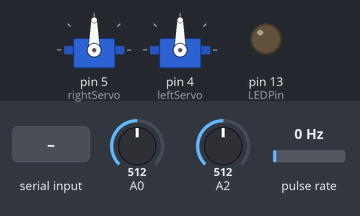
The sketch below on a simulated Arduino Uno, built with avr-gcc and run on an emulated ATmega328P. Parts: 2 × servo, output pins drawn as LEDs (lit = HIGH). Wiring (inferred from the names in the program): pulse sensor: data pin 8. The inputs (shaded band) are chosen by the test bench; at power-on: pulse rate 0 Hz, A0 = 512, A2 = 512. What the sketch prints to the serial monitor is not drawn.

Above: at 1.2 s.
1.3 s: "1" received over the second serial link
At 2.2 s:
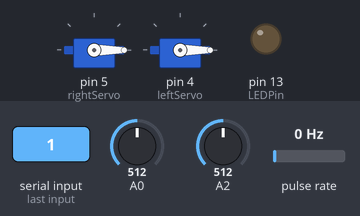
2.8 s: "2" received over the second serial link
At 3.2 s:
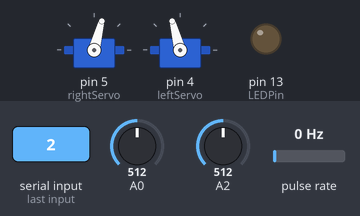
4.3 s: "3" received over the second serial link
At 5.0 s:
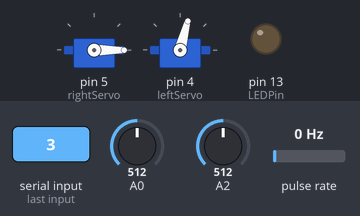
5.8 s: pulse rate (sensor on pin 8) set to 2 Hz
Timing chart, 0 to 8.8 s (numbered marks = the images above; inputs shaded):
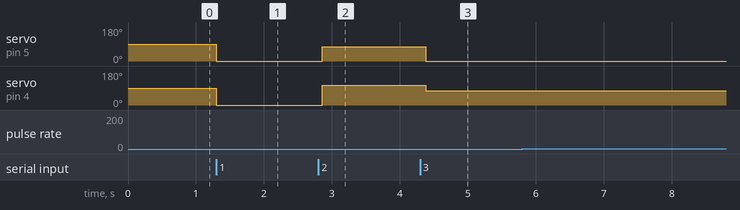

The sketch:

SecondSlaveRobot.ino
```cpp
/*Abedallah Abedrabbah
 *CL
 *
 *Capstone
 *Slave Robot One Software to run
 *
 *Values for line sensors:
 *sensorMiddle >= 85
 *sensorLeft >= 89
 *sensorRight >= 91
 *
 *Ping sensor value:
 *max = 25
 *min = 0
 *echo = 7
 *trig = 6
 */

//PROGRAM TO DRIVE ROBOT THROUGH COURSE WITH LINE SENSORS AND PING SENSORS
#include <PWMServo.h>
// We'll use SoftwareSerial to communicate with the XBee:
#include <AltSoftSerial.h>
#include <EnableInterrupt.h>
AltSoftSerial XBee(2, 3); // TX, RX
#define echoPin 7 // Echo Pin
#define trigPin 6 // Trigger Pin
#define LEDPin 13 // Onboard LED
uint8_t encoder = 8;  //is set high or low from
char MasterControl;
PWMServo rightServo;
PWMServo leftServo;
//For Motor
int angle = 0;   // servo position in degrees
//For Ping Sensor
int maximumRange = 25; // Maximum range needed
int minimumRange = 0;  // Minimum range needed
double duration;       // Duration used to calculate distance
int distance;
int sensorMiddle;      //reads the input on analog pin 1
int sensorRight;       //reads the input on analog pin 2
int sensorLeft;        //reads the input on analog pin 1
int counter;
int count = 0;
void setup()
{
  rightServo.attach(5); //pin 5
  leftServo.attach(4); //pin 4
  XBee.begin(9600);
  Serial.begin(9600);

  counter = 0;
  pinMode(encoder, INPUT);
  pinMode(trigPin, OUTPUT);
  pinMode(echoPin, INPUT);
  pinMode(LEDPin, OUTPUT);
  enableInterrupt(encoder, increment, CHANGE); // interrupt connected t
}
void loop()
{
  sensorRight = analogRead(A2);  //reads the input on analog pin 2
  sensorLeft = analogRead(A0);   //reads the input on analog pin 1
  //Robot is on track, drive straight


        MasterControl = XBee.read();

        if(MasterControl == '0'){
          if (sensorRight > 83 && sensorLeft > 83)
          {
            delay(70);
            moveForward();

          }//LINE SENSORS
          else if (sensorRight <= 83) //Line sensor middle hit line
          {

            lineSensorRight();
            delay(70);
            moveForward();

          }
          else if (sensorLeft <= 83) //Line sensor middle hit line
          {

            lineSensorLeft();
            delay(70);
            moveForward();

          }
        }
        else if(MasterControl == '1'){
          stopMotor();
        }
        else if(MasterControl == '2'){     //Master Robot tells slave to turn left
          if(counter == 0){
            delay(60);
            counter++;
          }
          else if(counter == 1){
            counter = 0;
            delay(55);
          }

          leftAngle();
        }
        else if(MasterControl == '3'){     //Master Robot tells slave to turn right
          delay(80);
          rightAngle(); //Turn car right
        }


}
//------------------------------------------------------------------------------------------
// Methods to call during loop
//------------------------------------------------------------------------------------------
void moveForward() //Drive forward
{
  rightServo.write(86);
  leftServo.write(84.5);
  delay(100);
}
void moveBackward() //Drive backwards
{
  rightServo.write(105);
  leftServo.write(105);
  delay(100);
}
void turnRight() //Turn car right
{
  rightServo.write(0);
  leftServo.write(75);
  delay(30);
}
void turnLeft() //Turn car left
{
  rightServo.write(75);
  leftServo.write(0);
  delay(30);
}
void stopMotor() //Stop the car
{
  rightServo.write(0);
  leftServo.write(0);
  delay(30);
}

void lineSensorRight() //Line sensor right turns car left
{

  for (angle = 0; angle < 1; angle++)
  {
    turnLeft();
  }
}
void lineSensorLeft() //Line sensor left turns car right
{

  for (angle = 0; angle < 1; angle++)
  {
    turnRight();
  }
}
void rightAngle(){
  for (angle = 0; angle < 32; angle++)
      {
        turnRight();
      }
      delay(50);
}

void leftAngle(){
  for (angle = 0; angle < 29; angle++)
      {
          rightServo.write(75);
          leftServo.write(105);
          delay(30);
      }
      delay(50);
}

void lineBackup(){
  for (angle = 0; angle < 7; angle++)
      {
        moveBackward();
      }
      delay(50);
}
void increment(){
  count++;
  Serial.println(count);
}
/*left just incase we found a use for a line sensor and ping sensor
 * void lineSensorMiddle() //Line sensor middle stops the car
{
  for (angle = 0; angle < 7; angle++)
  {
    stopMotor();
  }
}
//Compute distance of object
int ObjectPresent(){
    analogWrite(trigPin,175);
    duration = pulseIn(echoPin, HIGH);
    return duration / 58.2;
}*/
```

Measured:
- after the input at 1.3 s, servo on pin 5 (rightServo), servo on pin 4 (leftServo): 90° → 0° at once
- after the input at 2.8 s, servo on pin 5 (rightServo): 0° → 75° after 0.06 s; servo on pin 4 (leftServo): 0° → 105° after 0.06 s
- after the input at 4.3 s, servo on pin 5 (rightServo): 75° → 0° after 0.08 s; servo on pin 4 (leftServo): 105° → 75° after 0.08 s
- after the input at 5.8 s, every drawn part: stays the same
